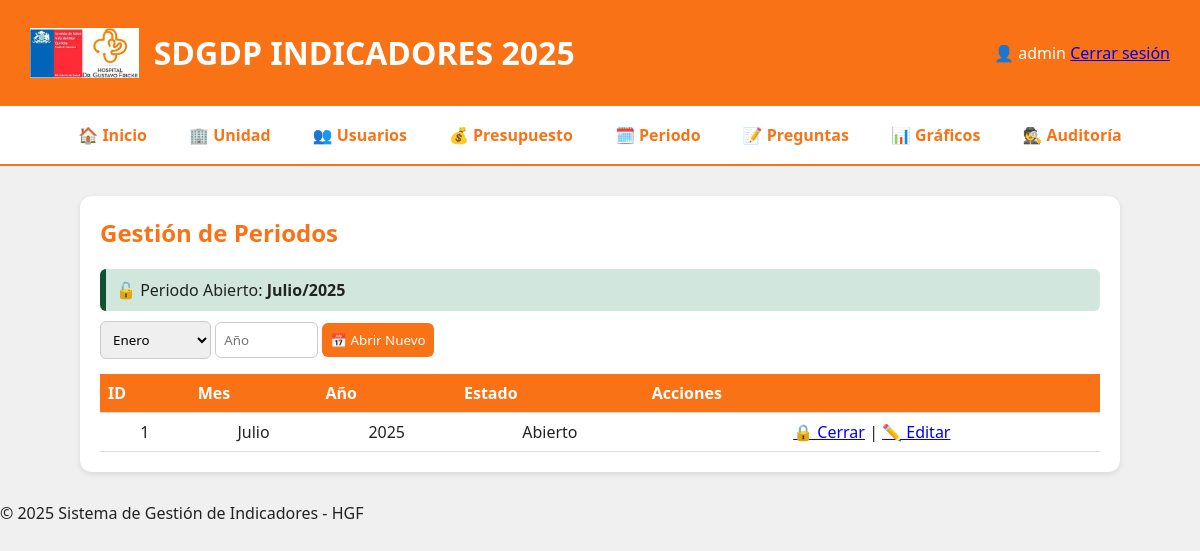
/periodo (signed in), run on the app's committed database.
### tables this page shows
CREATE TABLE periodo (
    id INTEGER PRIMARY KEY AUTOINCREMENT,
    mes TEXT,
    año INTEGER,
    abierto INTEGER DEFAULT 0
);

### modules/periodo.py (the view, shortened to what this page needs)
@periodo_bp.route("/periodo", methods=["GET", "POST"])
def periodo():
    db = get_db()
    periodos = db.execute("SELECT * FROM periodo ORDER BY id DESC").fetchall()
    abierto = db.execute("SELECT * FROM periodo WHERE abierto=1").fetchone()
    return render_template("periodo.html", periodos=periodos, abierto=abierto)

### app.py (called while the page is built)
@app.context_processor
def inject_now():
    return {'now': datetime.now}

### modules/periodo.py (called while the page is built)
def get_db():
    conn = sqlite3.connect("database/data.db", check_same_thread=False)
    conn.row_factory = sqlite3.Row
    return conn

### templates/periodo.html (shortened to what this page needs)
{% extends "base.html" %}
{% block content %}
<div class="module">
    <h2>Gestión de Periodos</h2>
    {% if abierto %}
        <div class="alert-info">🔓 Periodo Abierto: <b>{{ abierto.mes }}/{{ abierto.año }}</b></div>
    {% else %}
        <div class="alert-warning">⚠️ No hay periodo abierto actualmente.</div>
    {% endif %}
    <form method="POST" class="form-inline">
        <select name="mes" required>
            {% for m in ["Enero","Febrero","Marzo","Abril","Mayo","Junio","Julio","Agosto","Septiembre","Octubre","Noviembre","Diciembre"] %}
            <option value="{{ m }}">{{ m }}</option>
            {% endfor %}
        </select>
        <input type="number" name="año" placeholder="Año" required min="2000" max="2100">
        <button type="submit">📅 Abrir Nuevo</button>
    </form>
    <table>
        <tr>
            <th>ID</th><th>Mes</th><th>Año</th><th>Estado</th><th>Acciones</th>
        </tr>
        {% for p in periodos %}
        <tr>
            <td>{{ p.id }}</td>
            <td>{{ p.mes }}</td>
            <td>{{ p.año }}</td>
            <td>{{ 'Abierto' if p.abierto else 'Cerrado' }}</td>
            <td>
                {% if p.abierto %}
                    <a href="/periodo/cerrar/{{ p.id }}">🔒 Cerrar</a> |
                {% endif %}
                <a href="/periodo/editar/{{ p.id }}">✏️ Editar</a>
            </td>
        </tr>
        {% endfor %}
    </table>
</div>
{% endblock %}

### static/css/style.css (style rules this page uses)
:root { --naranjo: #f97316; --blanco: #ffffff; --gris: #f0f0f0; --negro: #222; }
body { font-family: 'Segoe UI', sans-serif; background-color: var(--gris); margin: 0; padding: 0; color: var(--negro); }
.module h2 { color: var(--naranjo); margin-top: 0; }
table { width: 100%; border-collapse: collapse; margin-top: 15px; }
table th { background-color: var(--naranjo); color: white; text-align: left; padding: 8px; }
table td { padding: 8px; border-bottom: 1px solid #ddd; vertical-align: top; word-wrap: break-word; }
input, select, textarea, button { padding: 8px; border-radius: 6px; border: 1px solid #ccc; font-family: inherit; }
button { background-color: var(--naranjo); color: white; border: none; cursor: pointer; }
.alert-info { background-color: #d1e7dd; padding: 10px; border-left: 6px solid #0f5132; border-radius: 6px; margin-bottom: 10px; }
th, td { padding: 10px; text-align: center; border-bottom: 1px solid #ddd; }
th { background-color: #f97316; color: white; }

### data on the page
periodo: mes "Julio", año "2025", id "1", abierto "Abierto"

### other printed values
{{ session["usuario"] }} "admin"
form field mes "Enero"
